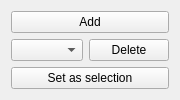
          <widget class="QWidget" name="entryZonePage">
           <property name="geometry">
            <rect>
             <x>0</x>
             <y>0</y>
             <width>165</width>
             <height>92</height>
            </rect>
           </property>
           <attribute name="label">
            <string>Entry Zones</string>
           </attribute>
           <layout class="QGridLayout" name="gridLayout_12">
            <item row="2" column="0" colspan="2">
             <widget class="QPushButton" name="entryZoneSetWaypoints">
              <property name="text">
               <string>Set as selection</string>
              </property>
             </widget>
            </item>
            <item row="1" column="1">
             <widget class="QPushButton" name="entryZoneDelete">
              <property name="text">
               <string>Delete</string>
              </property>
             </widget>
            </item>
            <item row="1" column="0">
             <widget class="QComboBox" name="entryZoneList"/>
            </item>
            <item row="0" column="0" colspan="2">
             <widget class="QPushButton" name="entryZoneAdd">
              <property name="text">
               <string>Add</string>
              </property>
             </widget>
            </item>
            <item row="3" column="0" colspan="2">
             <spacer name="verticalSpacer_4">
              <property name="orientation">
               <enum>Qt::Vertical</enum>
              </property>
              <property name="sizeHint" stdset="0">
               <size>
                <width>20</width>
                <height>40</height>
               </size>
              </property>
             </spacer>
            </item>
           </layout>
          </widget>
